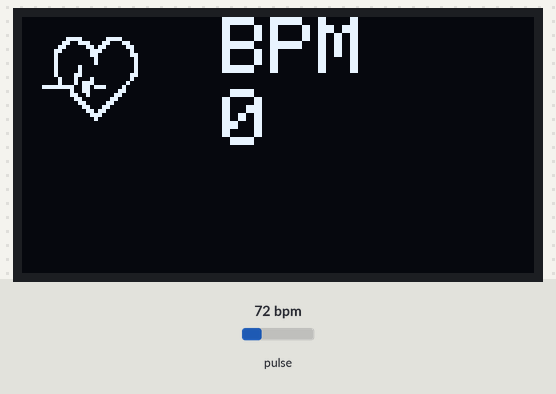
This program was run on a simulated Arduino Mega 2560, built with avr-gcc and run on an emulated ATmega2560. On the bench: 128×64 one-colour display. The inputs (shaded band) are chosen by the test bench; at power-on: pulse 72 bpm. The display library's start-up logo is not drawn.

Above: at 3.1 s.
At 9.6 s:
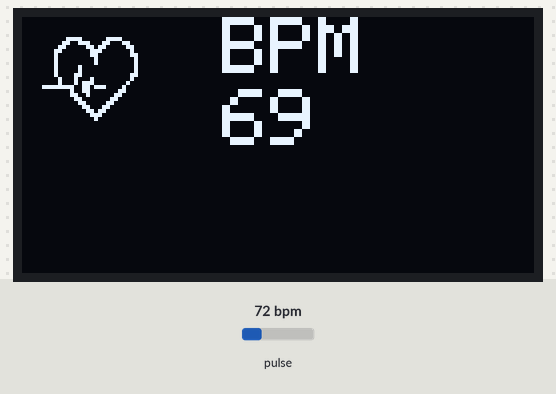
At 13.8 s:
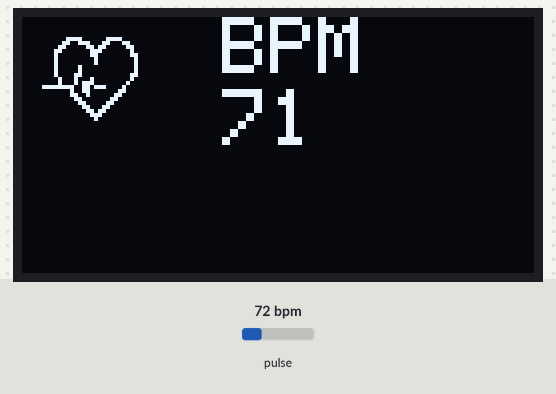
At 19.6 s:
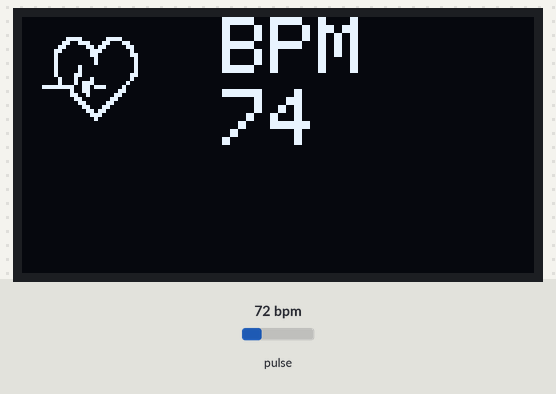
At 28.8 s:
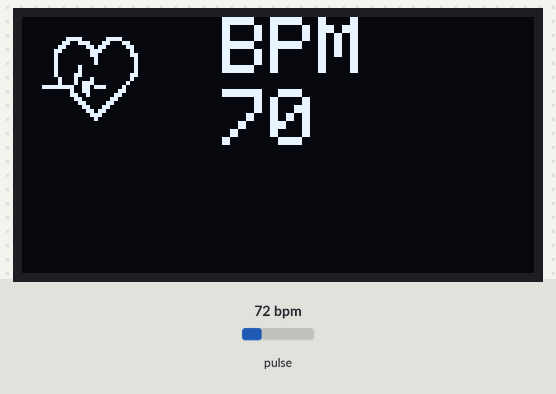
At 37.1 s:
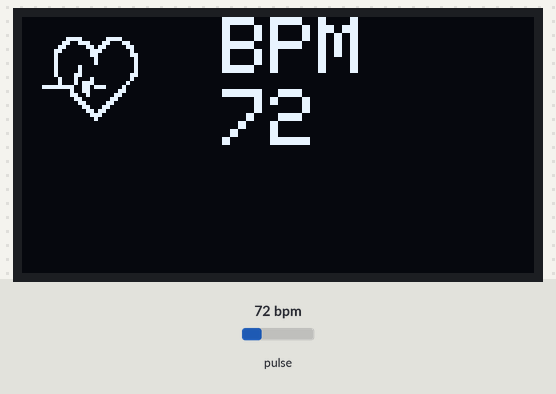

The program:

main.cpp
```cpp
// (licence header left out)
//#include "core/oxyMain.h"
#include <Adafruit_GFX.h>        //OLED libraries
#include <Adafruit_SSD1306.h>
#include <Wire.h>
#include "maxim/MAX30105.h"           //MAX3010x library
#include "maxim/heartRate.h"          //Heart rate calculating algorithm

MAX30105 particleSensor;

const byte RATE_SIZE = 2; //Increase this for more averaging. 4 is good.
byte rates[RATE_SIZE]; //Array of heart rates
byte rateSpot = 0;
long lastBeat = 0; //Time at which the last beat occurred
float beatsPerMinute;
int beatAvg;

#define SCREEN_WIDTH 128 // OLED display width, in pixels
#define SCREEN_HEIGHT 64 // OLED display height, in pixels
#define OLED_RESET    -1 // Reset pin # (or -1 if sharing Arduino reset pin)

Adafruit_SSD1306 display(SCREEN_WIDTH, SCREEN_HEIGHT, &Wire, OLED_RESET); //Declaring the display name (display)

static const unsigned char PROGMEM logo2_bmp[] =
{ 0x03, 0xC0, 0xF0, 0x06, 0x71, 0x8C, 0x0C, 0x1B, 0x06, 0x18, 0x0E, 0x02, 0x10, 0x0C, 0x03, 0x10,              //Logo2 and Logo3 are two bmp pictures that display on the OLED if called
0x04, 0x01, 0x10, 0x04, 0x01, 0x10, 0x40, 0x01, 0x10, 0x40, 0x01, 0x10, 0xC0, 0x03, 0x08, 0x88,
0x02, 0x08, 0xB8, 0x04, 0xFF, 0x37, 0x08, 0x01, 0x30, 0x18, 0x01, 0x90, 0x30, 0x00, 0xC0, 0x60,
0x00, 0x60, 0xC0, 0x00, 0x31, 0x80, 0x00, 0x1B, 0x00, 0x00, 0x0E, 0x00, 0x00, 0x04, 0x00,  };

static const unsigned char PROGMEM logo3_bmp[] =
{ 0x01, 0xF0, 0x0F, 0x80, 0x06, 0x1C, 0x38, 0x60, 0x18, 0x06, 0x60, 0x18, 0x10, 0x01, 0x80, 0x08,
0x20, 0x01, 0x80, 0x04, 0x40, 0x00, 0x00, 0x02, 0x40, 0x00, 0x00, 0x02, 0xC0, 0x00, 0x08, 0x03,
0x80, 0x00, 0x08, 0x01, 0x80, 0x00, 0x18, 0x01, 0x80, 0x00, 0x1C, 0x01, 0x80, 0x00, 0x14, 0x00,
0x80, 0x00, 0x14, 0x00, 0x80, 0x00, 0x14, 0x00, 0x40, 0x10, 0x12, 0x00, 0x40, 0x10, 0x12, 0x00,
0x7E, 0x1F, 0x23, 0xFE, 0x03, 0x31, 0xA0, 0x04, 0x01, 0xA0, 0xA0, 0x0C, 0x00, 0xA0, 0xA0, 0x08,
0x00, 0x60, 0xE0, 0x10, 0x00, 0x20, 0x60, 0x20, 0x06, 0x00, 0x40, 0x60, 0x03, 0x00, 0x40, 0xC0,
0x01, 0x80, 0x01, 0x80, 0x00, 0xC0, 0x03, 0x00, 0x00, 0x60, 0x06, 0x00, 0x00, 0x30, 0x0C, 0x00,
0x00, 0x08, 0x10, 0x00, 0x00, 0x06, 0x60, 0x00, 0x00, 0x03, 0xC0, 0x00, 0x00, 0x01, 0x80, 0x00  };


void setup() {
  display.begin(SSD1306_SWITCHCAPVCC, 0x3C); //Start the OLED display
  display.display();
  delay(3000);
  // Initialize sensor
  particleSensor.begin(Wire, I2C_SPEED_FAST); //Use default I2C port, 400kHz speed
  particleSensor.setup(); //Configure sensor with default settings
  particleSensor.setPulseAmplitudeRed(0xFF); //Turn Red LED to low to indicate sensor is running

}

void loop() {
 long irValue = particleSensor.getIR();    //Reading the IR value it will permit us to know if there's a finger on the sensor or not
                                           //Also detecting a heartbeat
if(irValue > 7000){                                           //If a finger is detected
    display.clearDisplay();                                   //Clear the display
    display.drawBitmap(5, 5, logo2_bmp, 24, 21, WHITE);       //Draw the first bmp picture (little heart)
    display.setTextSize(2);                                   //Near it display the average BPM you can display the BPM if you want
    display.setTextColor(WHITE);
    display.setCursor(50,0);
    display.println("BPM");
    display.setCursor(50,18);
    display.println(beatAvg);
    display.display();

  if (checkForBeat(irValue) == true)                        //If a heart beat is detected
  {
    display.clearDisplay();                                //Clear the display
    display.drawBitmap(0, 0, logo3_bmp, 32, 32, WHITE);    //Draw the second picture (bigger heart)
    display.setTextSize(2);                                //And still displays the average BPM
    display.setTextColor(WHITE);
    display.setCursor(50,0);
    display.println("BPM");
    display.setCursor(50,18);
    display.println(beatAvg);
    display.display();
                                    //Deactivate the buzzer to have the effect of a "bip"
    //We sensed a beat!
    long delta = millis() - lastBeat;                   //Measure duration between two beats
    lastBeat = millis();

    beatsPerMinute = 60 / (delta / 1000.0);           //Calculating the BPM

    if (beatsPerMinute < 255 && beatsPerMinute > 20)               //To calculate the average we strore some values (4) then do some math to calculate the average
    {
      rates[rateSpot++] = (byte)beatsPerMinute; //Store this reading in the array
      rateSpot %= RATE_SIZE; //Wrap variable

      //Take average of readings
      beatAvg = 0;
      for (byte x = 0 ; x < RATE_SIZE ; x++)
        beatAvg += rates[x];
      beatAvg /= RATE_SIZE;
    }
  }

}
  if (irValue < 7000){       //If no finger is detected it inform the user and put the average BPM to 0 or it will be stored for the next measure
     beatAvg=0;
     display.clearDisplay();
     display.setTextSize(1);
     display.setTextColor(WHITE);
     display.setCursor(30,5);
     display.println("Please Place ");
     display.setCursor(30,15);
     display.println("your finger ");
     display.display();
     }

}
```

oxyMain.cpp
```cpp
#include "oxyMain.h"
```

oxyMain.h
```cpp
#ifndef OXYMAIN_H
#define OXYMAIN_H

//#include "config.h"

#ifdef NELCOR
//#include "nelcor/afe44xx.h"
#elif defined(MAXIM)
//#include "maxim/max30102.h"
#endif


#endif
```

heartRate.cpp
```cpp
/*
 Optical Heart Rate Detection (PBA Algorithm)
 By: Nathan Seidle
 SparkFun Electronics
 Date: October 2nd, 2016

 Given a series of IR samples from the MAX30105 we discern when a heart beat is occurring

 Let's have a brief chat about what this code does. We're going to try to detect
 heart-rate optically. This is tricky and prone to give false readings. We really don't
 want to get anyone hurt so use this code only as an example of how to process optical
 data. Build fun stuff with our MAX30105 breakout board but don't use it for actual
 medical diagnosis.

 Excellent background on optical heart rate detection:
 http://www.ti.com/lit/an/slaa655/slaa655.pdf

 Good reading:
 http://www.techforfuture.nl/fjc_documents/mitrabaratchi-measuringheartratewithopticalsensor.pdf
 https://fruct.org/publications/fruct13/files/Lau.pdf

 This is an implementation of Maxim's PBA (Penpheral Beat Amplitude) algorithm. It's been
 converted to work within the Arduino framework.
*/

/* Copyright (C) 2016 Maxim Integrated Products, Inc., All Rights Reserved.
*
* Permission is hereby granted, free of charge, to any person obtaining a
* copy of this software and associated documentation files (the "Software"),
* to deal in the Software without restriction, including without limitation
* the rights to use, copy, modify, merge, publish, distribute, sublicense,
* and/or sell copies of the Software, and to permit persons to whom the
* Software is furnished to do so, subject to the following conditions:
*
* The above copyright notice and this permission notice shall be included
* in all copies or substantial portions of the Software.
*
* THE SOFTWARE IS PROVIDED "AS IS", WITHOUT WARRANTY OF ANY KIND, EXPRESS
* OR IMPLIED, INCLUDING BUT NOT LIMITED TO THE WARRANTIES OF
* MERCHANTABILITY, FITNESS FOR A PARTICULAR PURPOSE AND NONINFRINGEMENT.
* IN NO EVENT SHALL MAXIM INTEGRATED BE LIABLE FOR ANY CLAIM, DAMAGES
* OR OTHER LIABILITY, WHETHER IN AN ACTION OF CONTRACT, TORT OR OTHERWISE,
* ARISING FROM, OUT OF OR IN CONNECTION WITH THE SOFTWARE OR THE USE OR
* OTHER DEALINGS IN THE SOFTWARE.
*
* Except as contained in this notice, the name of Maxim Integrated
* Products, Inc. shall not be used except as stated in the Maxim Integrated
* Products, Inc. Branding Policy.
*
* The mere transfer of this software does not imply any licenses
* of trade secrets, proprietary technology, copyrights, patents,
* trademarks, maskwork rights, or any other form of intellectual
* property whatsoever. Maxim Integrated Products, Inc. retains all
* ownership rights.
*
*/

#include "heartRate.h"

int16_t IR_AC_Max = 20;
int16_t IR_AC_Min = -20;

int16_t IR_AC_Signal_Current = 0;
int16_t IR_AC_Signal_Previous;
int16_t IR_AC_Signal_min = 0;
int16_t IR_AC_Signal_max = 0;
int16_t IR_Average_Estimated;

int16_t positiveEdge = 0;
int16_t negativeEdge = 0;
int32_t ir_avg_reg = 0;

int16_t cbuf[32];
uint8_t offset = 0;

static const uint16_t FIRCoeffs[12] = {172, 321, 579, 927, 1360, 1858, 2390, 2916, 3391, 3768, 4012, 4096};

//  Heart Rate Monitor functions takes a sample value and the sample number
//  Returns true if a beat is detected
//  A running average of four samples is recommended for display on the screen.
bool checkForBeat(int32_t sample)
{
  bool beatDetected = false;

  //  Save current state
  IR_AC_Signal_Previous = IR_AC_Signal_Current;

  //This is good to view for debugging
  //Serial.print("Signal_Current: ");
  //Serial.println(IR_AC_Signal_Current);

  //  Process next data sample
  IR_Average_Estimated = averageDCEstimator(&ir_avg_reg, sample);
  IR_AC_Signal_Current = lowPassFIRFilter(sample - IR_Average_Estimated);

  //  Detect positive zero crossing (rising edge)
  if ((IR_AC_Signal_Previous < 0) & (IR_AC_Signal_Current >= 0))
  {

    IR_AC_Max = IR_AC_Signal_max; //Adjust our AC max and min
    IR_AC_Min = IR_AC_Signal_min;

    positiveEdge = 1;
    negativeEdge = 0;
    IR_AC_Signal_max = 0;

    //if ((IR_AC_Max - IR_AC_Min) > 100 & (IR_AC_Max - IR_AC_Min) < 1000)
    if ((IR_AC_Max - IR_AC_Min) > 20 & (IR_AC_Max - IR_AC_Min) < 1000)
    {
      //Heart beat!!!
      beatDetected = true;
    }
  }

  //  Detect negative zero crossing (falling edge)
  if ((IR_AC_Signal_Previous > 0) & (IR_AC_Signal_Current <= 0))
  {
    positiveEdge = 0;
    negativeEdge = 1;
    IR_AC_Signal_min = 0;
  }

  //  Find Maximum value in positive cycle
  if (positiveEdge & (IR_AC_Signal_Current > IR_AC_Signal_Previous))
  {
    IR_AC_Signal_max = IR_AC_Signal_Current;
  }

  //  Find Minimum value in negative cycle
  if (negativeEdge & (IR_AC_Signal_Current < IR_AC_Signal_Previous))
  {
    IR_AC_Signal_min = IR_AC_Signal_Current;
  }

  return(beatDetected);
}

//  Average DC Estimator
int16_t averageDCEstimator(int32_t *p, uint16_t x)
{
  *p += ((((long) x << 15) - *p) >> 4);
  return (*p >> 15);
}

//  Low Pass FIR Filter
int16_t lowPassFIRFilter(int16_t din)
{
  cbuf[offset] = din;

  int32_t z = mul16(FIRCoeffs[11], cbuf[(offset - 11) & 0x1F]);

  for (uint8_t i = 0 ; i < 11 ; i++)
  {
    z += mul16(FIRCoeffs[i], cbuf[(offset - i) & 0x1F] + cbuf[(offset - 22 + i) & 0x1F]);
  }

  offset++;
  offset %= 32; //Wrap condition

  return(z >> 15);
}

//  Integer multiplier
int32_t mul16(int16_t x, int16_t y)
{
  return((long)x * (long)y);
}
```

heartRate.h
```cpp
/*
 Optical Heart Rate Detection (PBA Algorithm)
 By: Nathan Seidle
 SparkFun Electronics
 Date: October 2nd, 2016

 Given a series of IR samples from the MAX30105 we discern when a heart beat is occurring

 Let's have a brief chat about what this code does. We're going to try to detect
 heart-rate optically. This is tricky and prone to give false readings. We really don't
 want to get anyone hurt so use this code only as an example of how to process optical
 data. Build fun stuff with our MAX30105 breakout board but don't use it for actual
 medical diagnosis.

 Excellent background on optical heart rate detection:
 http://www.ti.com/lit/an/slaa655/slaa655.pdf

 Good reading:
 http://www.techforfuture.nl/fjc_documents/mitrabaratchi-measuringheartratewithopticalsensor.pdf
 https://fruct.org/publications/fruct13/files/Lau.pdf

 This is an implementation of Maxim's PBA (Penpheral Beat Amplitude) algorithm. It's been
 converted to work within the Arduino framework.
*/

/* Copyright (C) 2016 Maxim Integrated Products, Inc., All Rights Reserved.
*
* Permission is hereby granted, free of charge, to any person obtaining a
* copy of this software and associated documentation files (the "Software"),
* to deal in the Software without restriction, including without limitation
* the rights to use, copy, modify, merge, publish, distribute, sublicense,
* and/or sell copies of the Software, and to permit persons to whom the
* Software is furnished to do so, subject to the following conditions:
*
* The above copyright notice and this permission notice shall be included
* in all copies or substantial portions of the Software.
*
* THE SOFTWARE IS PROVIDED "AS IS", WITHOUT WARRANTY OF ANY KIND, EXPRESS
* OR IMPLIED, INCLUDING BUT NOT LIMITED TO THE WARRANTIES OF
* MERCHANTABILITY, FITNESS FOR A PARTICULAR PURPOSE AND NONINFRINGEMENT.
* IN NO EVENT SHALL MAXIM INTEGRATED BE LIABLE FOR ANY CLAIM, DAMAGES
* OR OTHER LIABILITY, WHETHER IN AN ACTION OF CONTRACT, TORT OR OTHERWISE,
* ARISING FROM, OUT OF OR IN CONNECTION WITH THE SOFTWARE OR THE USE OR
* OTHER DEALINGS IN THE SOFTWARE.
*
* Except as contained in this notice, the name of Maxim Integrated
* Products, Inc. shall not be used except as stated in the Maxim Integrated
* Products, Inc. Branding Policy.
*
* The mere transfer of this software does not imply any licenses
* of trade secrets, proprietary technology, copyrights, patents,
* trademarks, maskwork rights, or any other form of intellectual
* property whatsoever. Maxim Integrated Products, Inc. retains all
* ownership rights.
*
*/

#if (ARDUINO >= 100)
 #include "Arduino.h"
#else
 #include "WProgram.h"
#endif

bool checkForBeat(int32_t sample);
int16_t averageDCEstimator(int32_t *p, uint16_t x);
int16_t lowPassFIRFilter(int16_t din);
int32_t mul16(int16_t x, int16_t y);
```

Source omitted: spo2_algorithm.cpp (12309 bytes), spo2_algorithm.h (5357 bytes)

Measured:
- what the display in image 0 shows lasts 4.7 s, from 3.1 s to 7.8 s
- what the display in image 1 shows lasts 0.8 s, from 9.6 s to 10.4 s
- what the display in image 5 shows lasts 0.8 s, from 37.1 s to 37.9 s
